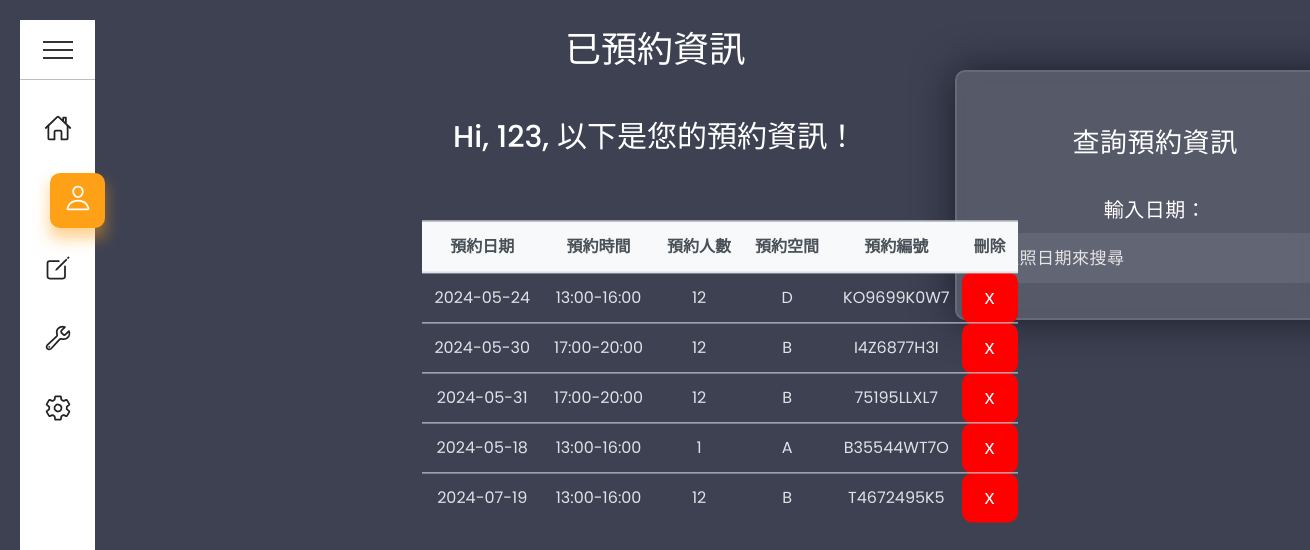
/main/pg2/ (signed in), run on an earlier commit of the app's database.
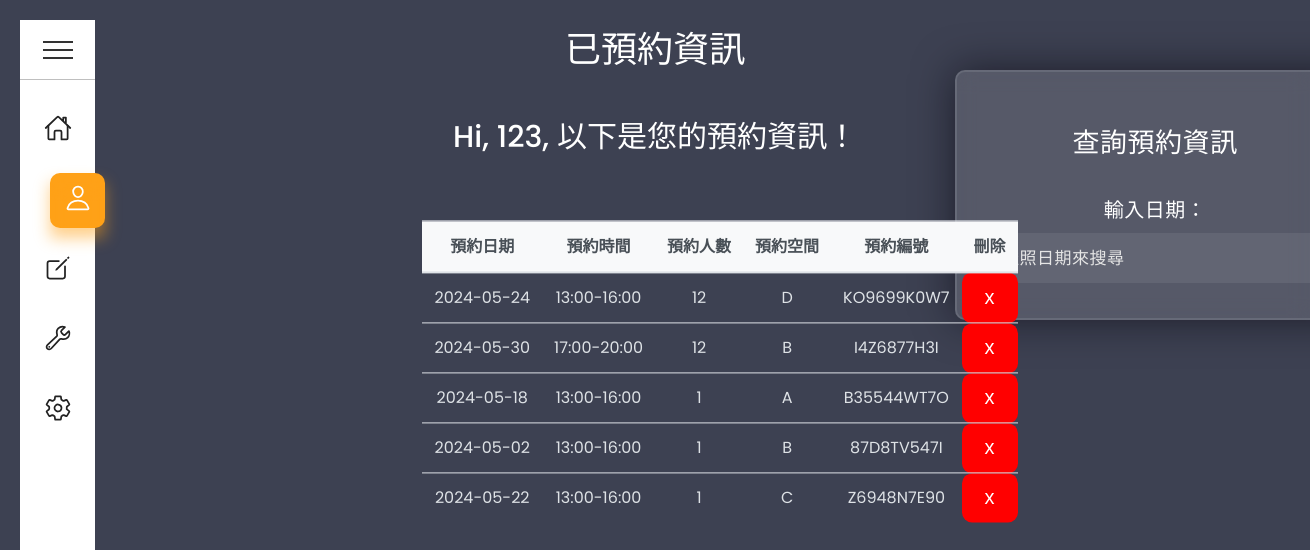
And on a later commit of the database.
### member/models.py (models this page shows, shortened)
class Reservations (models.Model):
    Name = models.ForeignKey(Account, on_delete=models.CASCADE)
    Date = models.CharField(max_length=20)
    Time = models.CharField(max_length=20)
    people = models.IntegerField(default=1)
    SPACE = [
        ['A', 'A'],
        ['B', 'B'],
        ['C', 'C'],
        ['D', 'D']
    ]
    space = models.CharField(max_length=2, choices=SPACE, default='A')
    id = models.CharField(primary_key=True, default=random_id(), max_length=10)

### member/views.py (the view)
# urls.py: path('main/pg2/', member.showdata),
def showdata (request):
    if (request.session.get('is_login') != True):
        return redirect('/')
    username = request.session.get('username')
    is_delR = request.session.get('is_delR')
    message = request.session.get('message')
    request.session['is_delR'] = False
    request.session['message'] = None
    reservations = Reservations.objects.filter(Name__username=username)
    return render(request, 'member/showdata.html', locals())

### templates/member/showdata.html (shortened to what this page needs)
{% extends "member/base.html" %}
{% load static %}
{% block content %}
    <div class="content show" id="pg2">
        <h1>已預約資訊</h1>
        <p>Hi, {{ username }}, 以下是您的預約資訊！</p>
        <form method="get" class="Query">
            <h3>查詢預約資訊</h3>
            <label for="reservation_date" id="res_date">輸入日期：</label>
            <input type="text" id="reservation_date" name="reservation_date" placeholder="依照日期來搜尋" onkeyup="Search()">
        </form>
        <table>
            <tr>
                <th>預約日期</th>
                <th>預約時間</th>
                <th>預約人數</th>
                <th>預約空間</th>
                <th>預約編號</th>
                <th>刪除</th>
            </tr>
            {% for data in reservations %}
                <tr>
                    <td>{{ data.Date }}</td>
                    <td>{{ data.Time }}</td>
                    <td>{{ data.people }}</td>
                    <td>{{ data.space }}</td>
                    <td>{{ data.id }}</td>
                    <td class='DelR'><span onclick="Delete('{{data.id}}');">x</span></td>
                </tr>
            {% empty %}
                <tr>
                    <td colspan="6">目前沒有任何預約資訊！</td>
                </tr>
            {% endfor %}
        </table>
    </div>
{% endblock %}

### templates/member/base.html (shortened to what this page needs)
<!DOCTYPE html>
<html lang="en">
{% load static %}
<head>
    <link rel="stylesheet" href="{% static 'style/SideNavigationMenu.css' %}">
    <link rel="stylesheet" href="{% static 'style/content.css' %}">
    <link rel="stylesheet" href="{% static 'style/member_style.css' %}">
    <link rel="stylesheet" href="{% static 'style/table.css' %}">
    <link rel="stylesheet" href="https://cdnjs.cloudflare.com/ajax/libs/font-awesome/5.15.4/css/all.min.css">
</head>
<body>
    {% include "member/menu.html" %}
    {% block content %} {% endblock %}
</body>
</html>

### templates/member/menu.html (shortened to what this page needs)
<div class="navigation">
        <div class="menuToggle"></div>
        <ul>
            <li class="list active" style="--clr:#f44336;" id="_1">
                <a href="/main/pg1" id="HomePage">
                    <span class="icon"><ion-icon name="home-outline"></ion-icon></span>
                </a>
            </li>
            <li class="list" style="--clr:#ffa117;" id="_2">
                <a href="/main/pg2" id="DATA">
                    <span class="icon"><ion-icon name="person-outline"></ion-icon></span>
                </a>
            </li>
            <li class="list" style="--clr:#0fc70f;" id="_3">
                <a href="/main/pg3" id="GoR">
                    <span class="icon"><ion-icon name="create-outline"></ion-icon></ion-icon></span>
                </a>
            </li>
            <li class="list" style="--clr:#2196f3;" id="_4">
                <a href="/main/pg4" id="DeleteR">
                    <span class="icon"><ion-icon name="build-outline"></ion-icon></span>
                </a>
            </li>
            <li class="list" style="--clr:#b145e9;" id="_5">
                <a href="/main/pg5" id="Logout">
                    <span class="icon"><ion-icon name="settings-outline"></ion-icon></span>
                </a>
            </li>
        </ul>
    </div>

### static/style/SideNavigationMenu.css (style rules this page uses)
* { padding: 0; margin: 0; box-sizing: border-box; font-family: "Comic Sans MS", sans-serif; }
body { background-color: #3d4152; }
.navigation { position: fixed; inset: 20px 0 20px 20px; width: 75px; transition: 0.5s; background-color: #fff; display: flex; justify-content: center; }
.navigation .menuToggle { position: absolute; top: 0; left: 0; width: 100%; height: 60px; border-bottom: 1px solid rgba(0, 0, 0, 0.25); cursor: pointer; display: flex; align-items: center; justify-content: flex-start; padding: 0 23px; }
.navigation .menuToggle::before { content: ""; position: absolute; width: 30px; height: 2px; background-color: #333; transform: translateY(-8px); transition: 0.5s; }
.navigation .menuToggle::after { content: ""; position: absolute; width: 30px; height: 2px; background-color: #333; transform: translateY(8px); transition: 0.5s; box-shadow: 0 -8px 0 #333; }
.navigation ul { display: flex; flex-direction: column; gap: 10px; width: 100%; }
.navigation ul li { top: 80px; list-style: none; position: relative; width: 100%; height: 60px; padding: 0 10px; transition: 0.5s; }
.navigation ul li a { position: relative; display: flex; align-items: center; justify-content: flex-start; text-align: center; text-decoration: none; }
.navigation ul li a .icon { position: relative; display: block; min-width: 55px; height: 55px; line-height: 60px; transition: 0.5s; color: #222; border-radius: 10px; font-size: 1.75em; }
.navigation ul li.active a .icon { color: #fff; background: var(--clr); }
.navigation ul li a .icon::before { content: ""; position: absolute; top: 10px; left: 0; width: 100%; height: 100%; background: var(--clr); filter: blur(8px); opacity: 0; transition: 0.5s; }
.navigation ul li.active a .icon::before { opacity: 0.5; }
.navigation ul li.active { transform: translateX(20px); }

### static/style/content.css (style rules this page uses)
.content { font-family: 'Poppins', sans-serif; padding: 0; margin: 0; box-sizing: border-box; }
.content h1 { color: #fff; text-align: center; font-size: 36px; font-weight: 500; margin-top: 20px; }
.content p { color: #fff; font-size: 16px; font-weight: 300; text-align: center; margin-top: 20px; }
.content.show { display: block; }

### static/style/member_style.css (style rules this page uses)
form { height: 660px; width: 400px; background-color: rgba(255, 255, 255, 0.13); position: absolute; transform: translate(-50%, -50%); top: 50%; left: 50%; border-radius: 10px; backdrop-filter: blur(10px); border: 2px solid rgba(255, 255, 255, 0.1); box-shadow: 0 0 40px rgba(8, 7, 16, 0.6); padding: 50px 35px; }
form * { font-family: 'Poppins', sans-serif; color: #ffffff; letter-spacing: 0.5px; outline: none; border: none; }
form h3 { font-size: 27px; font-weight: 500; line-height: 42px; text-align: center; }
label { display: block; margin-top: 30px; font-size: 16px; font-weight: 500; }
input { display: block; height: 50px; width: 100%; background-color: rgba(255, 255, 255, 0.07); border-radius: 3px; padding: 0 10px; margin-top: 8px; font-size: 14px; font-weight: 300; }
::placeholder { color: #e5e5e5; }
.Query { font-family: 'Comic Sans MS', sans-serif; color: #fff; font-size: 20px; font-weight: 500; text-align: center; margin-top: 20px; border-radius: 10px; cursor: pointer; height: 250px; transform: translate(300px, -350px); }
form #res_date { font-size: 20px; font-family: 'Poppins', sans-serif; text-align: center; }
form #reservation_date { display: flex; justify-content: space-between; font-size: 17px; font-family: 'Poppins', sans-serif; }
form #reservation_date::placeholder { color: #e5e5e5; font-family: 'Poppins', sans-serif; font-size: 17px; }

### static/style/table.css (style rules this page uses)
table { font-family: 'Poppins', sans-serif; width: 600px; border-collapse: collapse; border-spacing: 0; margin-bottom: 1rem; color: #212529; text-align: center; align-items: center; display: flex; justify-content: center; transform: translate(70%, 20%); }
th, td { padding: 0.75rem; font-family: 'Poppins', sans-serif; color: #dee2e6; border-top: 1px solid #dee2e6; }
th { background-color: #f8f9fa; color: #495057; border-bottom: 2px solid #dee2e6; }
#pg2 p { font-family: 'Poppins', sans-serif; color: #ffffff; font-size: 30px; font-weight: 500; text-align: center; margin-top: 40px; }
table .DelR { font-family: 'Comic Sans MS', sans-serif; color: #fff; font-size: 20px; font-weight: 500; text-align: center; margin-top: 20px; background-color: #ff0000; border-radius: 10px; cursor: pointer; }

What changed in the data, as far as the page shows it:
removed Reservations: Date "2024-05-31", Time "17:00-20:00", people "12", space "B", id "75195LLXL7"
removed Reservations: Date "2024-07-19", Time "13:00-16:00", people "12", space "B", id "T4672495K5"
added Reservations: Date "2024-05-02", Time "13:00-16:00", people "1", space "B", id "87D8TV547I"
added Reservations: Date "2024-05-22", Time "13:00-16:00", people "1", space "C", id "Z6948N7E90"
